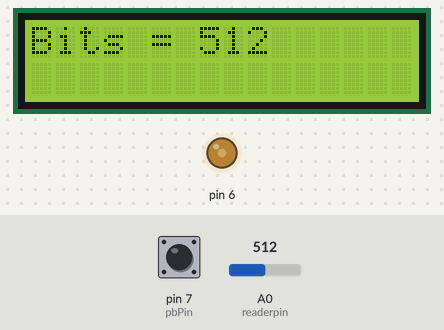
A sketch run on a simulated Arduino Uno, built with avr-gcc and run on an emulated ATmega328P. On the bench: 16×2 character LCD, output pins drawn as LEDs (lit = HIGH). The test bench sets the inputs (shaded band); at power-on: pin 7 (pbPin) HIGH, A0 (readerpin) = 512.

Above: at 1.2 s.
1.3 s: pin 7 (pbPin) pulled LOW for 0.15 s
At 2.4 s:
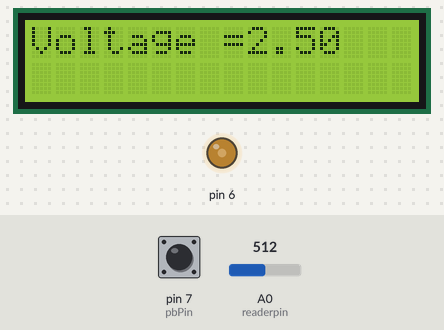
2.9 s: pin 7 (pbPin) pulled LOW for 1 s
At 3.6 s:
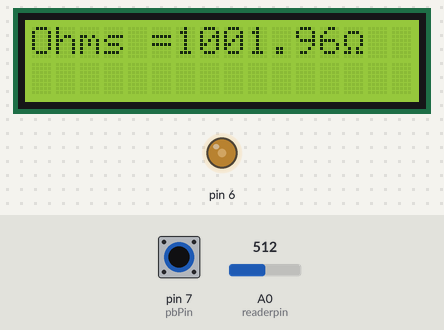
5.4 s: A0 (readerpin) set to 499
At 6.6 s:
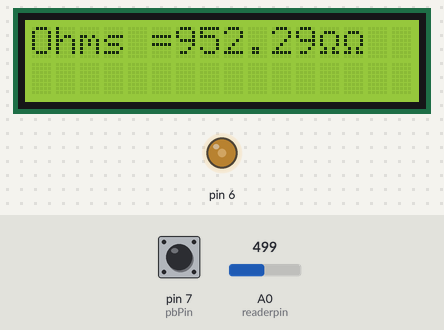
6.9 s: A0 (readerpin) set to 100
At 7.8 s:
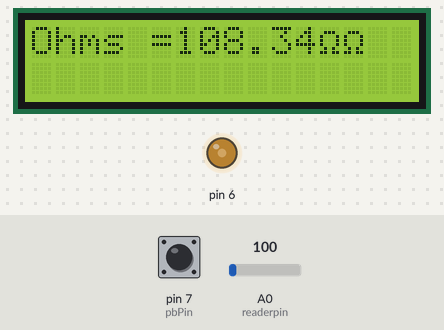
8.4 s: A0 (readerpin) set to 86
At 8.9 s:
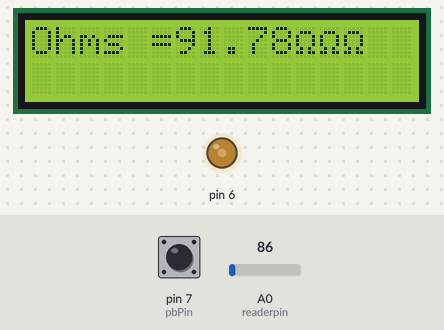
9.9 s: pin 7 (pbPin) pulled LOW for 0.15 s
At 11.3 s:
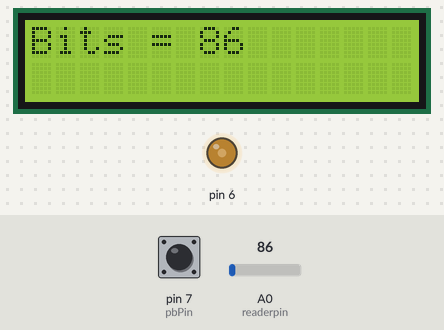
Timing chart, 0 to 12.5 s (numbered marks = the images above; inputs shaded):
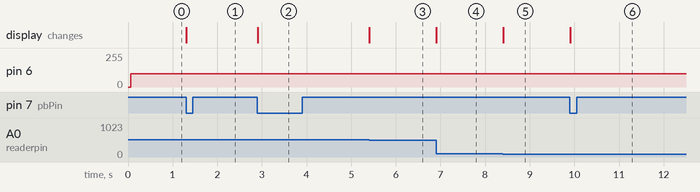

The sketch:

Ohmeter_lab_3.ino
```cpp
/*This code Reads the volts, bits and ohms of/across a resistor
Main objectives: installing libraries, including libraries, using lcd library, using analog read, doing math using arduino, using if statements.
*/

#include <LiquidCrystal.h>//includes lcd library
LiquidCrystal lcd(12, 11, 5, 4, 3, 2); // sets lcd pin outs to arduino outputs
const int pbPin = 7;// declares the value of 7 to be used for the pushbutton pin
const float Max_Ohms = 10000.00; // declares the value of 10000 to be used for cacluating ohms, stores max resistance value of potentiometer
const int readerpin = A0;//declares value A0 to be used for the potentiometer
const float Mult = (5.00/1023.00);//declares the float variable used to convert bits to volts
const float Ohms_Mult = (10000.00/1023.00);//declares the float variable used to convert bits to ohms
bool pbValue; //declares the t/f variable used to save the value of the pushbutton
bool Stopper =0;//declares the t/f variable used to set if the button was pressed
int Ohms_Volts_Bits= 0;//declares the integer variable used to count how many times the button was pressed
float Volts ;//declares the float variable used to save the value of volts
int Bits ;//declares the integer variable used to save the value of bits
float Ohms ;//declares the float variable used to save the value of ohms


byte Ohm[] = {//an array of bytes, called Ohm
  B00000,
  B01110,
  B10001,
  B10001,
  B10001,
  B01010,
  B11011,
  B00000
};


void setup()//happens once
{
 Serial.begin(9600);//initializes serial moniter
 lcd.begin(16,2);//initializes serial lcd with 16 cols & 2 rows
 pinMode(pbPin, INPUT_PULLUP);// initializes button pin as an input connected to a pull up resistor
 lcd.createChar(0, Ohm);//turn the array of bytfes into a character that can be displayed on the lcd, assigned to 0.
}

void loop()//loops following
{
  analogWrite(6, 100);//send Vo of lcd connected to pin 6 100/225 bits of 5 volts (sets the brightness of lcd)
  Bits = analogRead(readerpin);//saves value of A0 to bits
  pbValue = digitalRead(pbPin);// saves value of button to pb value
   Volts = Mult * Bits;
  Ohms = (5000/(5-Volts))-1000;
    if(pbValue==0 && Stopper == 0){// if button is pressed and stopper value is 0, is activated once when the button is pressed(aka not continuously)
    lcd.clear();   //clears lcd screen
    Stopper = 1;//sets stopper true
    Ohms_Volts_Bits = ++Ohms_Volts_Bits;// adds 1 to Ohms_Volts_Bits
    }
    if(pbValue==1) { //if button is not pressed (activated continuously)
      Stopper = 0; // sets stoper false
    }

     if(Ohms_Volts_Bits == 0) //if Ohms_Volts_Bits value is 0 then (button pressed 0 times)
    {
      lcd.setCursor(0,0); //sets the position of the leading character of following lcd print
    lcd.print("Bits = ");// prints to lcd
    lcd.print(Bits);  // prints to lcd the value of Bits
    }

    if (Ohms_Volts_Bits == 1)//if Ohms_Volts_Bits value is 1 then (button pressed once)
    {
    lcd.setCursor(0,0);//sets the position of the leading character of following lcd print
    lcd.print("Voltage =");// prints to lcd
    lcd.print(Volts); // prints to lcd the value of Volts
    }

     if (Ohms_Volts_Bits == 2)//if Ohms_Volts_Bits value is 1 then (button pressed twice)
    {
    lcd.setCursor(0,0);//sets the position of the leading character of following lcd print
    lcd.print("Ohms =");// prints to lcd
    lcd.print(Ohms); // prints to lcd the value of Ohms
    lcd.write(byte(0));//prints ohm charaacter to lcd
    }

  if(Ohms_Volts_Bits == 3){//if Ohms_Volts_Bits value is 1 then (button pressed thrice)
    Ohms_Volts_Bits = 0; // reset buttoncounter to 0
  }
}
```

Measured:
- the behaviour switches between 512 and 511 on A0 (readerpin) (found by bisection; images 2 and 3)
- the behaviour switches between 93 and 92 on A0 (readerpin) (found by bisection; images 4 and 5)
- after the input at 1.3 s, the display: changes at once (image 1)
- after the input at 2.9 s, the display: changes at once (image 2)
- after the input at 5.4 s, the display: changes at once (image 3)
- after the input at 6.9 s, the display: changes at once (image 4)
- after the input at 8.4 s, the display: changes at once (image 5)
- after the input at 9.9 s, the display: first changes at once (image 6 shows a later state)
